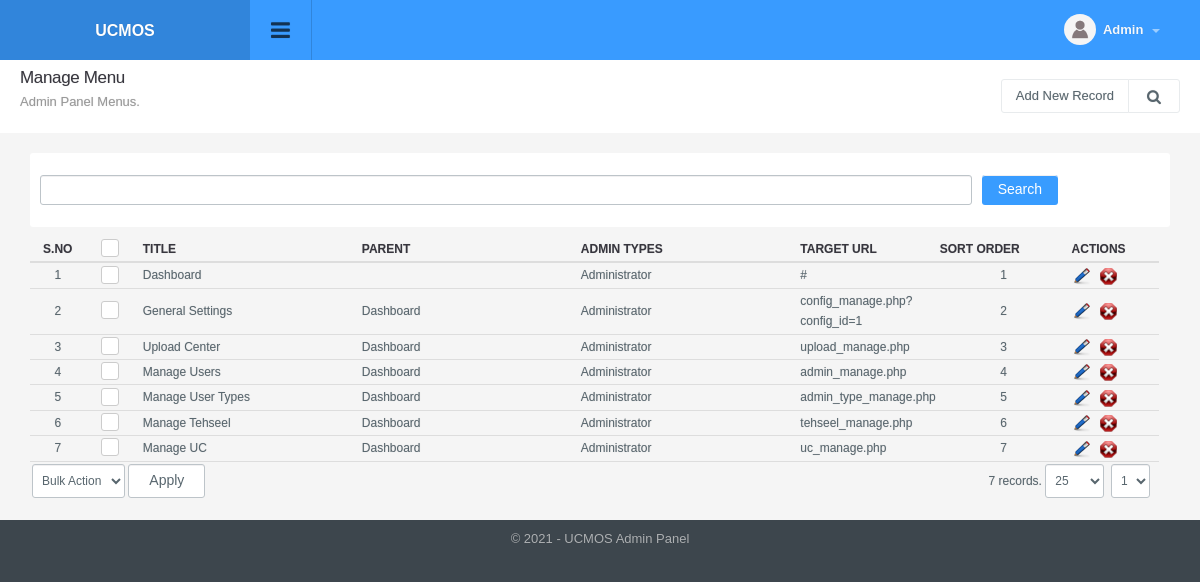
/menu_manage.php (signed in), run on an earlier commit of the app's database.
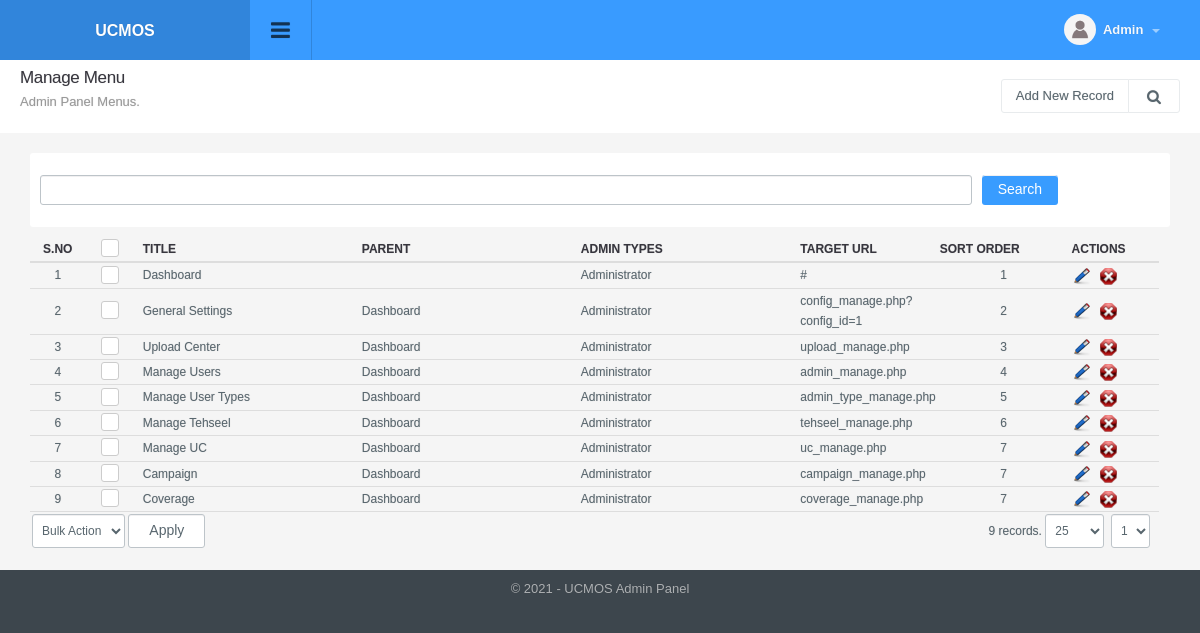
And on a later commit of the database.
### tables this page shows
CREATE TABLE `menu` (
  `id` int(11) NOT NULL,
  `title` varchar(100) NOT NULL,
  `url` varchar(100) NOT NULL,
  `parent_id` int(11) NOT NULL,
  `depth` int(1) NOT NULL,
  `sortorder` int(11) NOT NULL,
  `icon` varchar(200) NOT NULL,
  `small_icon` varchar(200) NOT NULL
);

### include/db.php (called while the page is built, shortened)
<?php
function doquery($qr,$lnk){
	@$res=mysqli_query($lnk,$qr) or die($qr." - ".mysqli_error($lnk));
	return $res;
}
function dofetch($rs){
	@$rec=mysqli_fetch_array($rs);
	return $rec;
}
function numrows($rs){
	return mysqli_num_rows($rs);
}

### include/utility.php (called while the page is built, shortened)
<?php
function unslash($str){
	return stripslashes(utf8_decode($str));
	}

### modules/menu/list.php (the view, shortened to what this page needs)
<?php
$q="";
$extra='';
$is_search=false;
if(isset($_SESSION["menu_manage"]["q"]))
	$q=$_SESSION["menu_manage"]["q"];
else
	$q="";
?>
<div class="page-header">
	<h1 class="title">Manage Menu</h1>
  	<ol class="breadcrumb">
    	<li class="active">Admin Panel Menus.</li>
  	</ol>
  	<div class="right">
    	<div class="btn-group" role="group" aria-label="...">
        	<a href="menu_manage.php?tab=add" class="btn btn-light editproject">Add New Record</a>
            <a id="topstats" class="btn btn-light" href="#"><i class="fa fa-search"></i></a>
        </div>
  	</div>
</div>
<ul class="topstats clearfix search_filter"<?php if($is_search) echo ' style="display: block"';?>>
	<li class="col-xs-12 col-lg-12 col-sm-12">
        <div>
        	<form class="form-horizontal" action="" method="get">
                <div class="col-sm-10">
                  <input type="text" title="Enter String" value="<?php echo $q;?>" name="q" id="search" class="form-control" >
                </div>
                <div class="col-sm-1">
                    <input type="submit" class="btn btn-default btn-l" value="Search" alt="Search Record" title="Search Record" />
                </div>
          	</form>
        </div>
  	</li>
</ul>
<div class="panel-body table-responsive">
	<table class="table table-hover list">
    	<thead>
      		<tr>
        		<th width="5%" class="text-center">S.no</th>
        		<th class="text-center" width="5%"><div class="checkbox checkbox-primary">
            		<label for="select_all"></label></div></th>
               	<th width="20%">Title</th>
               	<th width="20%">Parent</th>
                <th width="20%">Admin Types</th>
                <th width="10%">Target URL</th>
                <th width="12%">Sort Order</th>
                <th width="8%" class="round_righttop">Actions</th>
      		</tr>
    	</thead>
    	<tbody>
			<?php
           	$sql="select a.*, b.title as parent from menu a left join menu b on a.parent_id=b.id where 1 $extra order by a.sortorder, depth asc";
            $rs=show_page($rows, $pageNum, $sql);
            if(numrows($rs)>0){
                $sn=1;
                while($r=dofetch($rs)){
					?>
                    <tr>
                        <td class="text-center"><?php echo $sn;?></td>
                        <td class="text-center"><div class="checkbox margin-t-0 checkbox-primary">
                            <label for="<?php echo "rec_".$sn?>"></label></div>
                        </td>
                        <td><?php echo unslash($r["title"]); ?></td>
              			<td><?php echo unslash($r["parent"]);?></td>
                        <td>
							<?php
							$admin_type = array();
							$rs2 =doquery("select title from menu_2_admin_type a inner join admin_type b on a.admin_type_id=b.id where menu_id='".$r["id"]."'", $dblink);
							if( numrows( $rs2 ) > 0 ) {
								while( $r2 = dofetch( $rs2 ) ) {
									$admin_type[] = $r2[ "title" ];
								}
							}
							echo implode( ", ", $admin_type );
							?>
                        </td>
               			<td><?php echo unslash($r["url"]); ?></td>
               			<td align="center"><?php echo $r["sortorder"];?></td>
                        <td>
                            <a href="menu_manage.php?tab=edit&id=<?php echo $r['id'];?>"><img title="Edit Record" alt="Edit" src="images/edit.png"></a>&nbsp;&nbsp;
                            <a onclick="return confirm('Are you sure you want to delete')" href="menu_manage.php?id=<?php echo $r['id'];?>&amp;tab=delete"><img title="Delete Record" alt="Delete" src="images/delete.png"></a>
                        </td>
                    </tr>
                    <?php
                    $sn++;
                }
                ?>
                <tr>
                    <td colspan="5" class="actions">
                        <select name="bulk_action" id="bulk_action" title="Choose Action">
                            <option value="null">Bulk Action</option>
                        </select>
                        <input type="button" name="apply" value="Apply" id="apply_bulk_action" class="btn btn-light" title="Apply Action"  />
                    </td>
                    <td colspan="3" class="paging" title="Paging" align="right"><?php echo pages_list($rows, "menus", $sql, $pageNum)?></td>
                </tr>
                <?php
            }
            else{
                ?>
                <tr>
                    <td colspan="8"  class="no-record">No Result Found</td>
                </tr>
                <?php
            }
            ?>
    	</tbody>
  	</table>
</div>

What changed in the data, as far as the page shows it:
added menu: title "Campaign", menu.title "Dashboard", admin_type "Administrator", url "campaign_manage.php", sortorder "7"
added menu: title "Coverage", menu.title "Dashboard", admin_type "Administrator", url "coverage_manage.php", sortorder "7"
Also different on the page:
pages_list($rows, "menus", $sql, $pageNum): "7 records." → "9 records."
